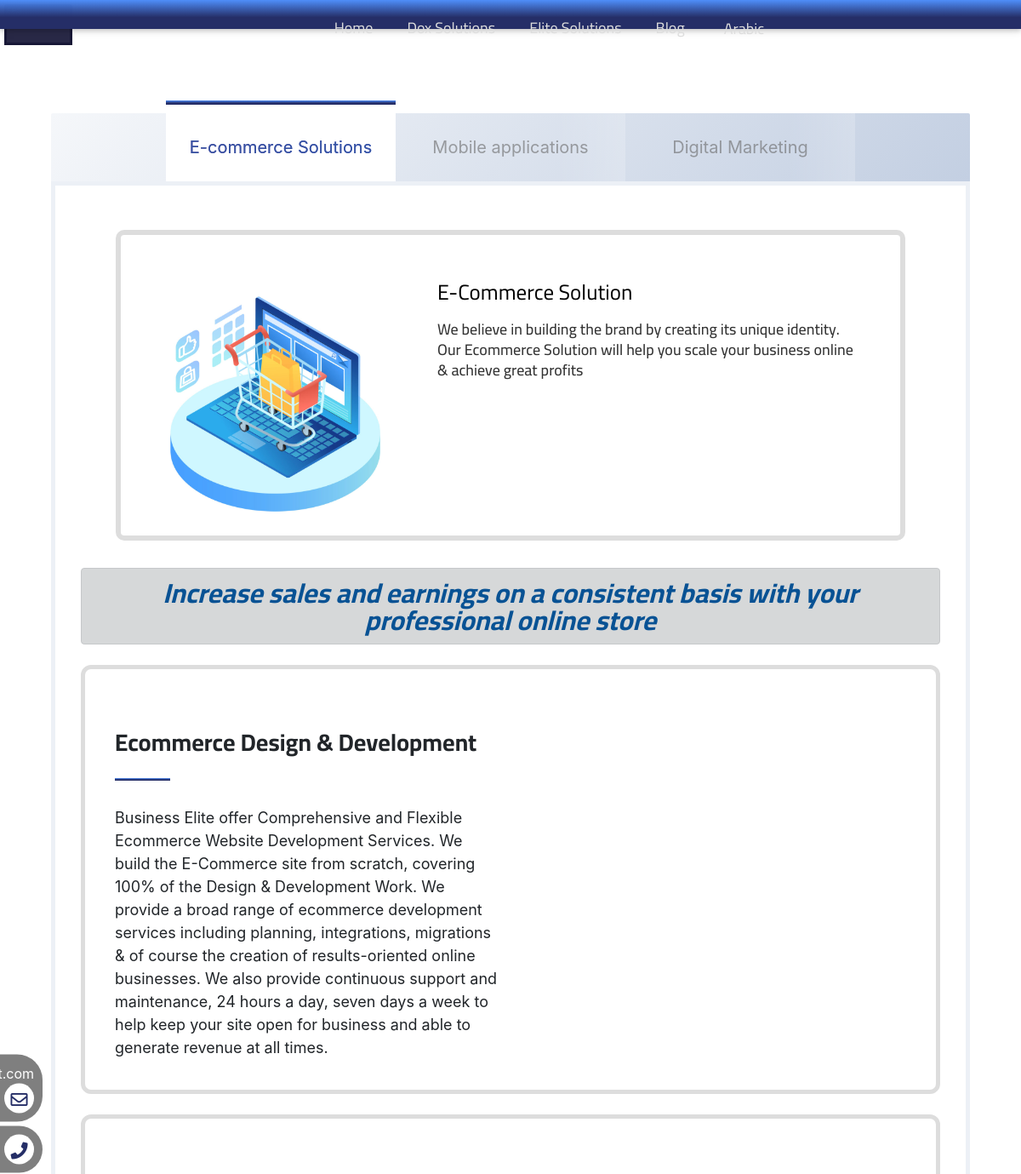
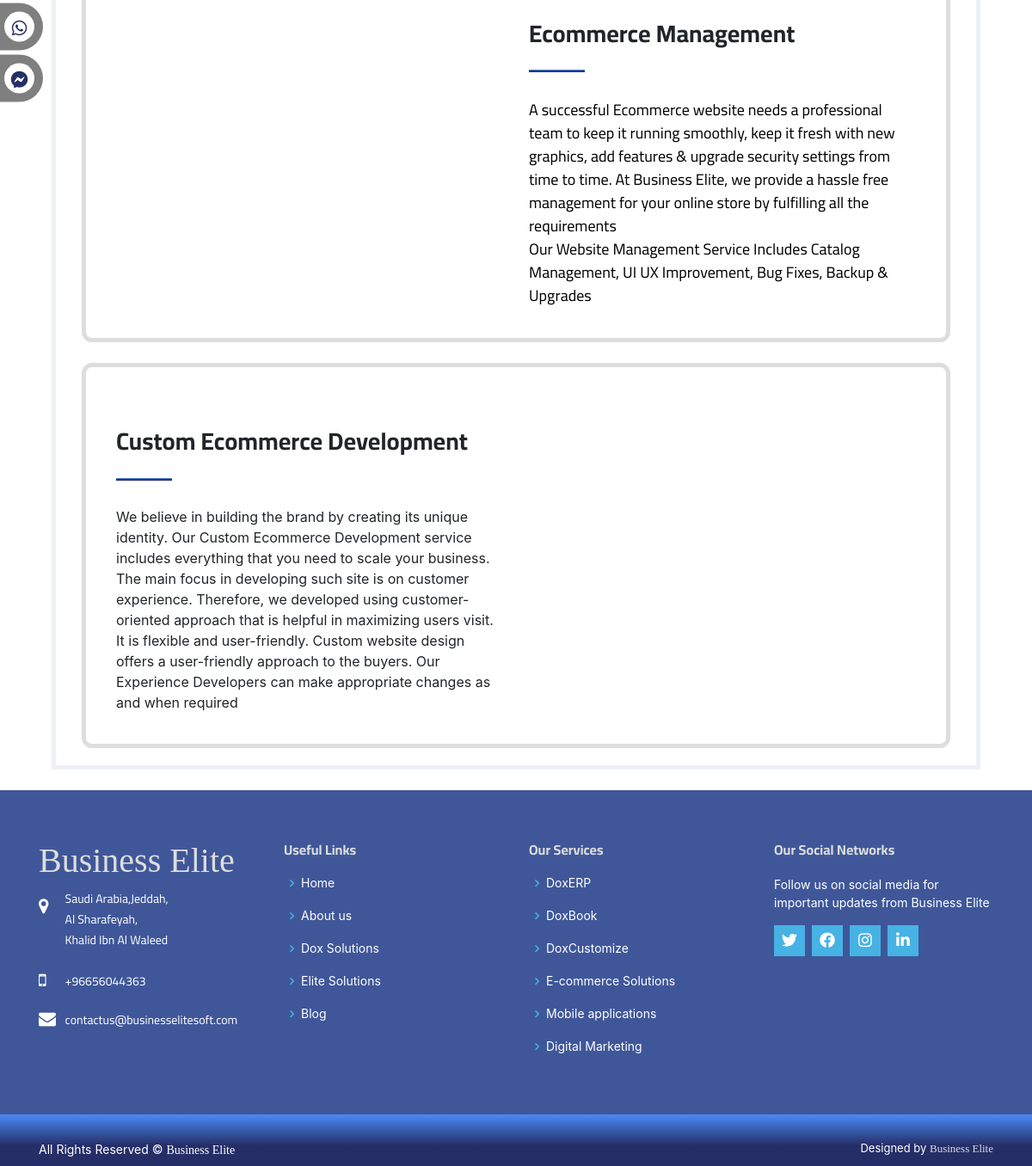
The app's page /e-commerce-solutions/, older data (2 pictures, top to bottom).
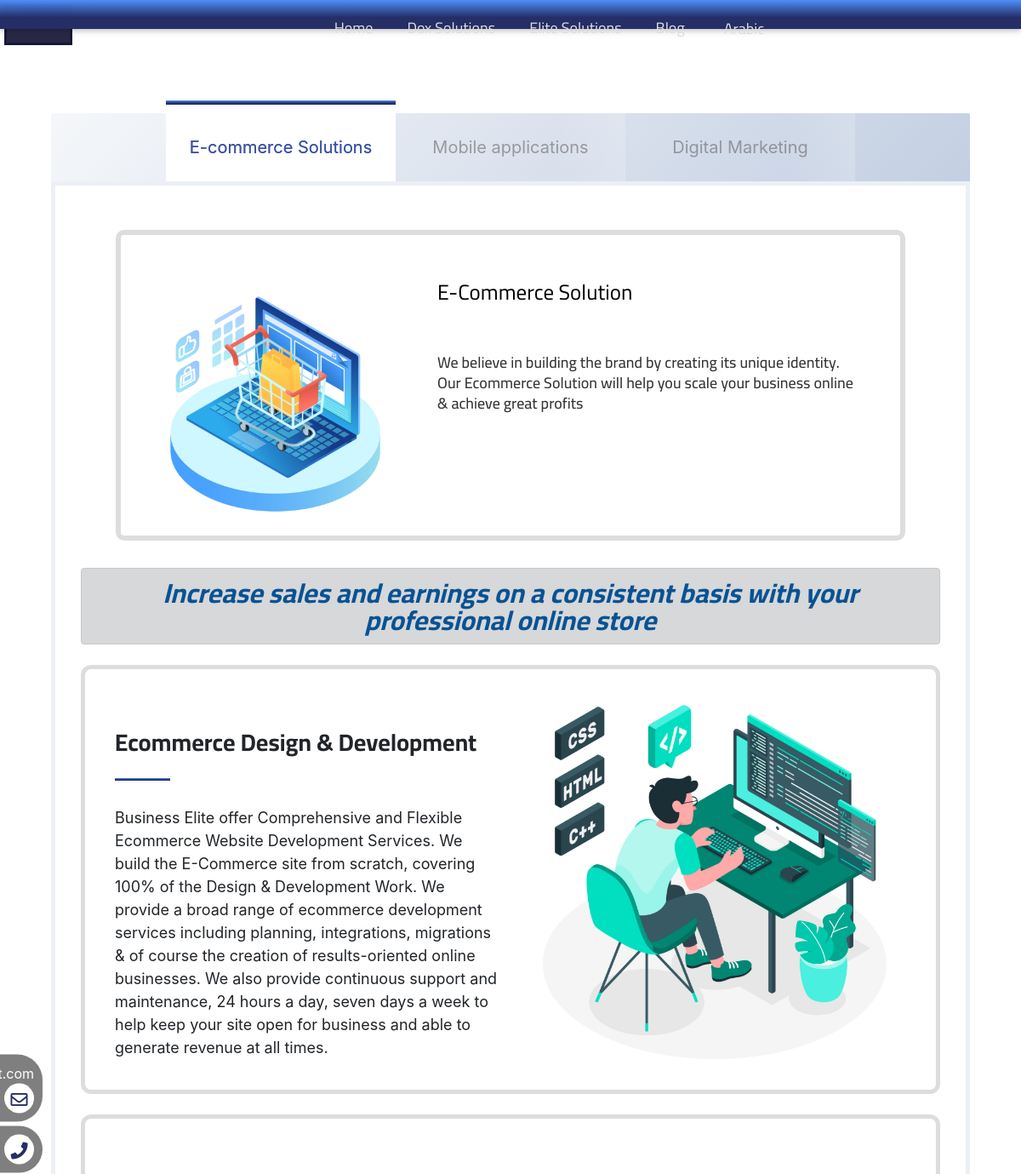
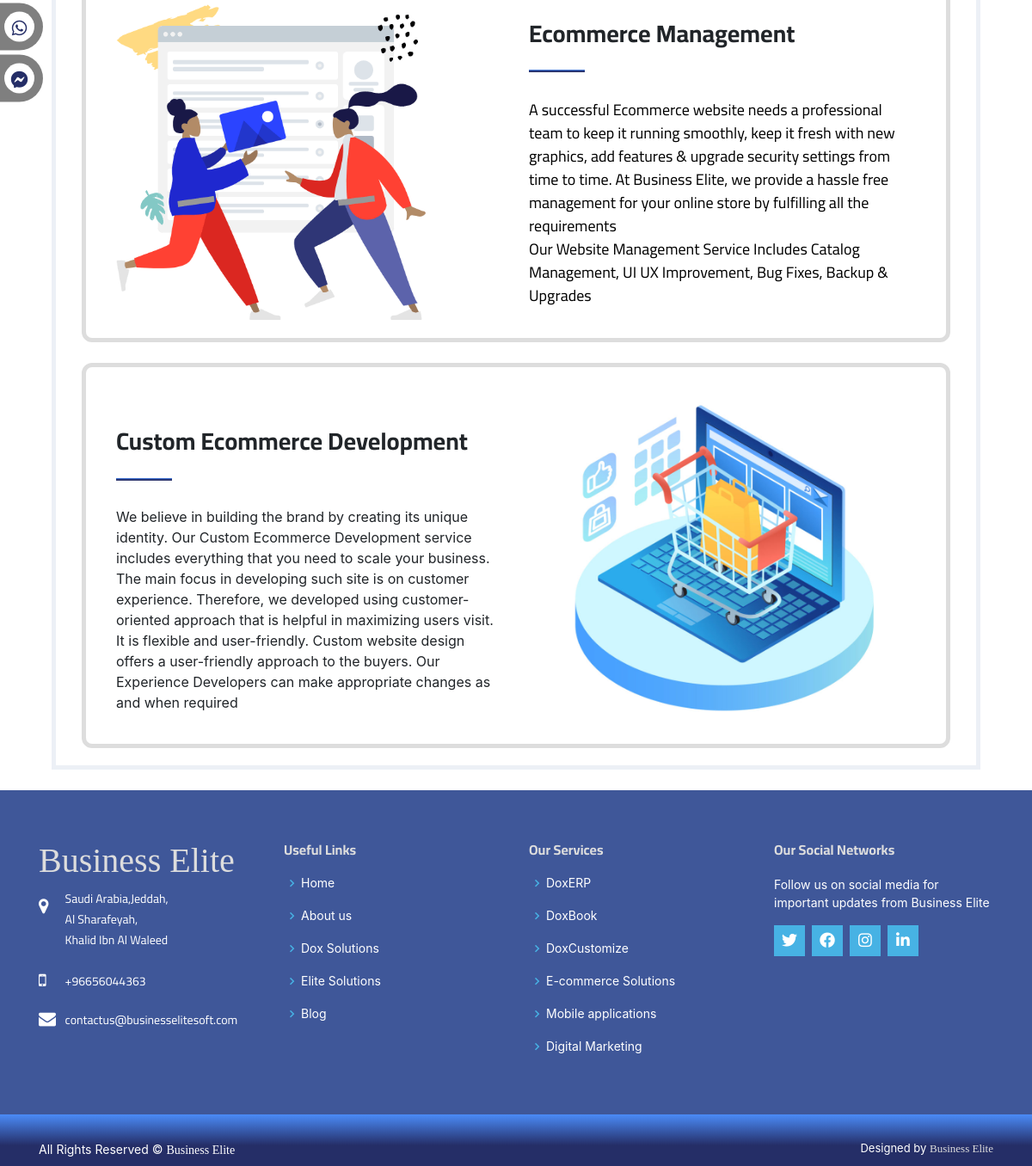
The same page, newer data (2 pictures, top to bottom).
### properties/models.py (models this page shows, shortened)
class DetailSection(models.Model):
    category = models.ForeignKey(DetailSubCategory, related_name='detail_section', on_delete=models.CASCADE)
    title_section = models.CharField(max_length=100, blank=True, null=True)
    description_section = models.TextField(max_length=10000, blank=True, null=True)
    image_section = models.ImageField(upload_to='detail_page/', blank=True, null=True)
    slug = models.SlugField(blank=True, null=True)

### properties/views.py (the view)
# urls.py: path("<slug:slug>/", views.nav, name="dox_detail"),
def nav(request, slug):
    if slug in ['dox-solutions', 'doxerp', 'doxbook', 'doxcustomize']:
        sub_category = SubCategory.objects.all()[:3]
    else:
        sub_category = SubCategory.objects.all()[3:]
    details = DetailSubCategory.objects.filter(category__slug=slug)
    cards_features = CardsFeatures.objects.filter(category__slug=slug)
    cards_features_count = cards_features.count()
    cards_units = CardsProgramUnits.objects.filter(category__slug=slug)
    detail_section = DetailSection.objects.filter(category__slug=slug)
    detail_section_count = detail_section.count()
    return render(request, 'details/category-page-dox.html',
        {
            'sub_category': sub_category,
            'details': details,
            'cards_features': cards_features,
            'cards_units': cards_units,
            'cards_features_count': cards_features_count,
            'detail_section': detail_section,
            'detail_section_count': detail_section_count,
        })

### project/context_processor.py (called while the page is built)
def category(request):
    categories_base = Category.objects.all()
    sub_category_base = SubCategory.objects.all()
    return {'categories_base': categories_base, 'sub_category_base': sub_category_base}

### properties/models.py (called while the page is built)
    def get_absolute_url(self):
        return reverse('properties:dox_detail', args=[self.slug])

    def get_absolute_url(self):
        return reverse('properties:dox_detail', args=[self.slug])

    def get_absolute_url(self):
        return reverse('properties:dox_detail', kwargs={"slug": self.slug})

### templates/details/category-page-dox.html (shortened to what the changed rows need)
{% extends "base.html" %}
{% load static %}
{% block body %}
   <main id="main">
      <div class="tabs-section">
      <div id="wrapper">
        <div class="content">
            <div class="wrapper_tabcontent">
             {% for detail in details %}
              <div id="{{detail.get_absolute_url}}" class="tabcontent active ">
                <article class="postcard col-md-12 col-sm-12" data-aos="zoom-in" data-aos-duration="3000"
                  data-aos-easing="ease-in-out-cubic">
                  <div class="postcard__image" role="img" aria-label="postcard image man looking to left" title="image" style="margin-top: 4%;">
                      {% if details %}
                      <img class="d-block w-100" src="{{detail.image.url}}">
                      {% endif %}
                  </div>
                  <div class="postcard__body">
                    <div class="postcard__text">
                      <h2 class="postcard__title">
                        <a class="postcard__title--link" href="#">{{detail.title}}</a>
                      </h2>
                      <p class="postcard__description">{{detail.description|safe}}</p>
                    </div>
                  </div>
                </article>
                {% if detail.message != None %}
                  <div class="alert alert-dark text-center" role="alert" data-aos="zoom-in" data-aos-duration="3000"
                  data-aos-easing="ease-in-out-cubic">
                    {{detail.message|safe}}
                  </div>
                {% endif %}
                {% if detail_section_count > 0 %}
                  {% for section in detail_section %}
                    {% if forloop.first %}
                      <div class="standard-picture mt-4">
                        <div class="container"  data-aos="fade-up">
                          <div class="row">
                            <div class="col-md-6">
                              <div class="list-info">
                                <h3 class="standar-head head-border">{{section.title_section}}</h3>
                                <p class="standar-desc">{{section.description_section|safe}}</p>
                              </div>
                            </div>
                            <div class="col-md-6">
                              <img class="img-rsponsive  center-block standar-img" src="{{section.image_section.url}}" alt="">
                            </div>
                          </div>
                        </div>
                      </div>
                    {% endif %}
                    {% if forloop.counter == 2 %}
                      <div class="sublist mt-4">
                        <div class="container">
                          <div class="row">
                            <div class="col-md-6">
                              <img class="img-rsponsive center-block sub-img hidden-sm hidden-xs" src="{{section.image_section.url}}" alt="">
                            </div>
                            <div class="col-md-6">
                              <div class="list-info">
                                <h3 class="sublis-head head-border">{{section.title_section}}</h3>
                                <p class="sublist-desc">{{section.description_section|safe}}</p>
                              </div>
                            </div>
                          </div>
                        </div>
                      </div>
                    {% endif %}
                    {% if forloop.counter == 3 %}
                      <div class="standard-picture mt-4">
                        <div class="container"  data-aos="fade-up">
                          <div class="row">
                            <div class="col-md-6">
                              <div class="list-info">
                                <h3 class="standar-head head-border">{{section.title_section}}</h3>
                                <p class="standar-desc">{{section.description_section|safe}}</p>
                              </div>
                            </div>
                            <div class="col-md-6">
                              <img class="img-rsponsive standar-img" src="{{section.image_section.url}}" alt="">
                            </div>
                          </div>
                        </div>
                      </div>
                    {% endif %}
                 {% endfor %}
                {% endif %}
              </div>
            {% endfor %}
            </div>
        </div>
      </div>
    </div>
   </main>
{% endblock body %}

Row changes from the older to the newer data that the page shows:
changed DetailSection "Ecommerce Design & Development": image_section: picture added
changed DetailSection "Ecommerce Management": image_section: picture added
changed DetailSection "Custom Ecommerce Development": image_section: picture added
